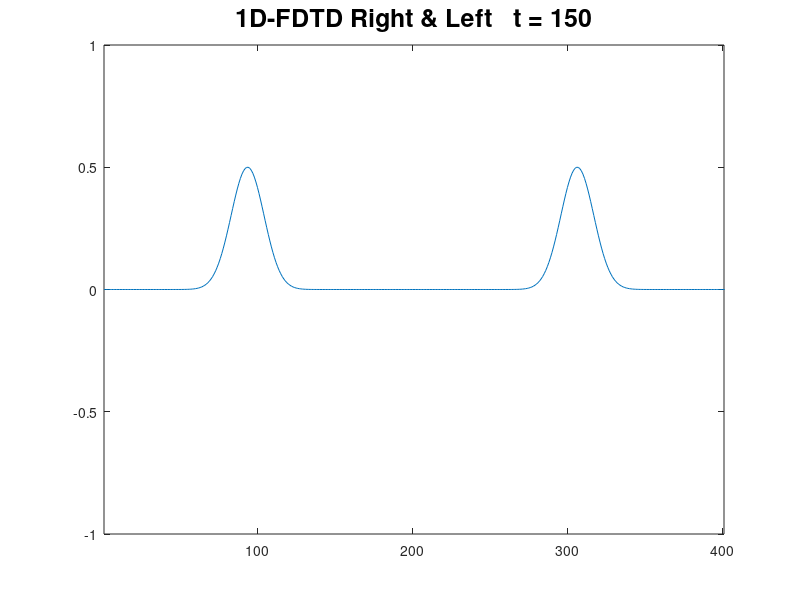

Recreate this plot in MATLAB.
% Modeled after 1D Example FDTD algorithm given by Chien Chao, National Taiwan University, 3/13/2025 Numerical Methods class

clc;clear;close all;

% Simulation x length and time length
max_space = 401;
max_time = 150;

% Consts
mu = pi*4e-7;
elp = 8.85e-12;
c = sqrt(1/mu/elp); 

% Params
wl = 523e-9;   %500nm
freq = c/wl;

% Units
dx = wl/20;
dy = dx;
dt = 1/c*((1/dx)^2+(1/dy)^2)^-0.5; %Stability Conditions

% E H Conditions
Ez=zeros(max_space+1,1);
Hy=zeros(max_space+1,1);
 
Eeta=dt/dx/elp;     %updating variable   
Heta=dt/dx/mu;      %updating variable

% Gaussian Source
t0=200;                                                   %Gaussian  start point
spread=15;                                                %Gaussian  width
Ez(2:max_space,1)= exp(-(t0-(2:max_space)).^2/spread^2);  %Gaussian  function


% Run simulation, display Ez after every timestep

for n=1:max_time
    %t=0.5
    Hy(1:max_space-1) = Hy(1:max_space-1) + (dt/(dx*mu))*(Ez(2:max_space)-Ez(1:max_space-1));

    %t=1
    Ez(2:max_space) = Ez(2:max_space) + (dt/(dx*elp))*(Hy(2:max_space)-Hy(1:max_space-1));
      
      
      plot(Ez);
      axis([1 max_space -1 1])
      title(['1D-FDTD Right & Left   ','t = ',num2str(n)],'FontSize',18);
      pause(0.001)
      
    
end 
